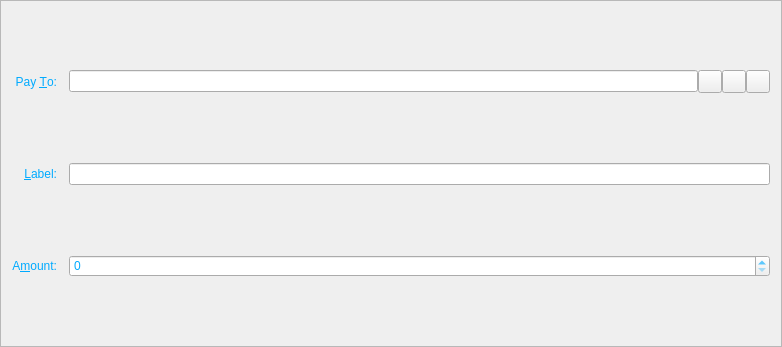
<?xml version="1.0" encoding="UTF-8"?>
<ui version="4.0">
 <class>SendCoinsEntry</class>
 <widget class="QFrame" name="SendCoinsEntry">
  <property name="geometry">
   <rect>
    <x>0</x>
    <y>0</y>
    <width>782</width>
    <height>347</height>
   </rect>
  </property>
  <property name="windowTitle">
   <string>Form</string>
  </property>
  <property name="styleSheet">
   <string notr="true">background-image: url(:/images/as1);
color: rgb(0, 170, 255);</string>
  </property>
  <property name="frameShape">
   <enum>QFrame::StyledPanel</enum>
  </property>
  <property name="frameShadow">
   <enum>QFrame::Sunken</enum>
  </property>
  <layout class="QGridLayout" name="gridLayout">
   <property name="spacing">
    <number>12</number>
   </property>
   <item row="5" column="0">
    <widget class="QLabel" name="label">
     <property name="text">
      <string>A&amp;mount:</string>
     </property>
     <property name="alignment">
      <set>Qt::AlignRight|Qt::AlignTrailing|Qt::AlignVCenter</set>
     </property>
     <property name="buddy">
      <cstring>payAmount</cstring>
     </property>
    </widget>
   </item>
   <item row="3" column="0">
    <widget class="QLabel" name="label_2">
     <property name="text">
      <string>Pay &amp;To:</string>
     </property>
     <property name="alignment">
      <set>Qt::AlignRight|Qt::AlignTrailing|Qt::AlignVCenter</set>
     </property>
     <property name="buddy">
      <cstring>payTo</cstring>
     </property>
    </widget>
   </item>
   <item row="5" column="1">
    <widget class="BitcoinAmountField" name="payAmount"/>
   </item>
   <item row="4" column="1">
    <layout class="QHBoxLayout" name="horizontalLayout_2">
     <property name="spacing">
      <number>0</number>
     </property>
     <item>
      <widget class="QValidatedLineEdit" name="addAsLabel">
       <property name="enabled">
        <bool>true</bool>
       </property>
       <property name="toolTip">
        <string>Enter a label for this address to add it to your address book</string>
       </property>
      </widget>
     </item>
    </layout>
   </item>
   <item row="4" column="0">
    <widget class="QLabel" name="label_4">
     <property name="text">
      <string>&amp;Label:</string>
     </property>
     <property name="alignment">
      <set>Qt::AlignRight|Qt::AlignTrailing|Qt::AlignVCenter</set>
     </property>
     <property name="buddy">
      <cstring>addAsLabel</cstring>
     </property>
    </widget>
   </item>
   <item row="3" column="1">
    <layout class="QHBoxLayout" name="payToLayout">
     <property name="spacing">
      <number>0</number>
     </property>
     <item>
      <widget class="QValidatedLineEdit" name="payTo">
       <property name="toolTip">
        <string>The address to send the payment to  (e.g. 8dpZqgY4r2RoEdqYk3QsAqFckyf9pRHN6i)</string>
       </property>
       <property name="maxLength">
        <number>34</number>
       </property>
      </widget>
     </item>
     <item>
      <widget class="QToolButton" name="addressBookButton">
       <property name="toolTip">
        <string>Choose address from address book</string>
       </property>
       <property name="text">
        <string/>
       </property>
       <property name="icon">
        <iconset resource="../bitcoin.qrc">
         <normaloff>:/icons/address-book</normaloff>:/icons/address-book</iconset>
       </property>
       <property name="shortcut">
        <string>Alt+A</string>
       </property>
      </widget>
     </item>
     <item>
      <widget class="QToolButton" name="pasteButton">
       <property name="toolTip">
        <string>Paste address from clipboard</string>
       </property>
       <property name="text">
        <string/>
       </property>
       <property name="icon">
        <iconset resource="../bitcoin.qrc">
         <normaloff>:/icons/editpaste</normaloff>:/icons/editpaste</iconset>
       </property>
       <property name="shortcut">
        <string>Alt+P</string>
       </property>
      </widget>
     </item>
     <item>
      <widget class="QToolButton" name="deleteButton">
       <property name="toolTip">
        <string>Remove this recipient</string>
       </property>
       <property name="text">
        <string/>
       </property>
       <property name="icon">
        <iconset resource="../bitcoin.qrc">
         <normaloff>:/icons/remove</normaloff>:/icons/remove</iconset>
       </property>
      </widget>
     </item>
    </layout>
   </item>
  </layout>
 </widget>
 <customwidgets>
  <customwidget>
   <class>BitcoinAmountField</class>
   <extends>QSpinBox</extends>
   <header>bitcoinamountfield.h</header>
   <container>1</container>
  </customwidget>
  <customwidget>
   <class>QValidatedLineEdit</class>
   <extends>QLineEdit</extends>
   <header>qvalidatedlineedit.h</header>
  </customwidget>
 </customwidgets>
 <resources>
  <include location="../bitcoin.qrc"/>
 </resources>
 <connections/>
</ui>
